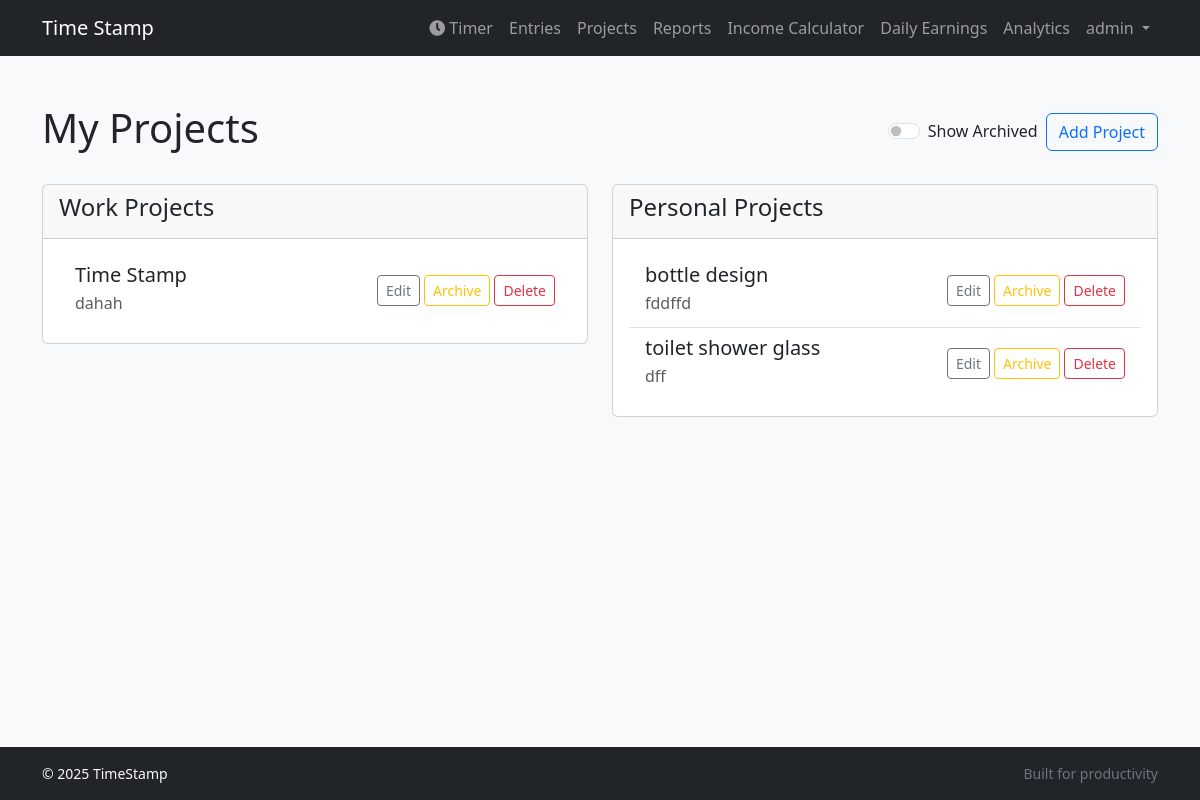
The app's page /projects/ (signed in), older data.
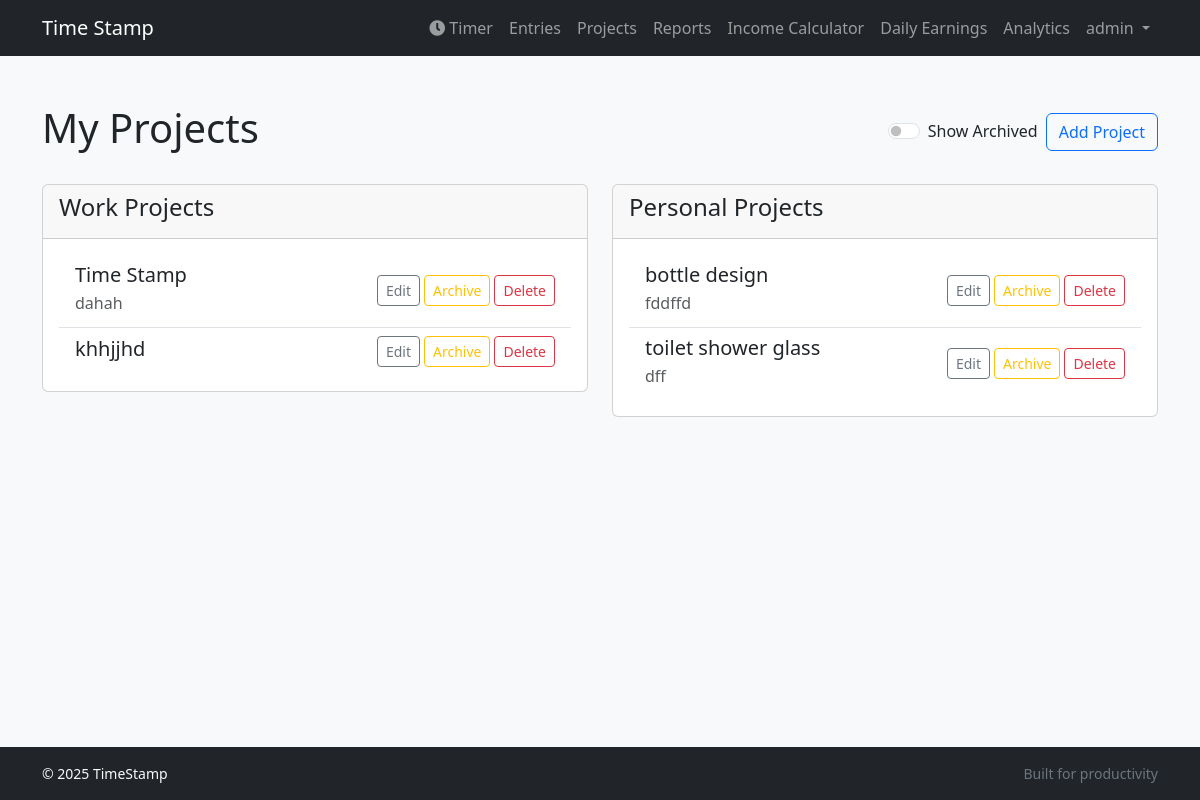
The same page, newer data.
### tracker/models.py (models this page shows, shortened)
class Project(models.Model):
    user = models.ForeignKey(settings.AUTH_USER_MODEL, on_delete=models.CASCADE)
    name = models.CharField(max_length=200)
    description = models.TextField(blank=True)
    category = models.CharField(max_length=10, choices=CATEGORY_CHOICES, default='work')
    is_archived = models.BooleanField(default=False)
    hourly_rate = models.DecimalField(max_digits=8, decimal_places=2, default=0.00)

### tracker/views.py (the view)
# urls.py: path('projects/', views.ProjectListView.as_view(), name='project_list'),
class ProjectListView(LoginRequiredMixin, ListView):
    model = Project
    template_name = 'tracker/project_list.html'
    context_object_name = 'projects'
    def get_queryset(self):
        queryset = super().get_queryset().filter(user=self.request.user)
        if not self.request.GET.get('show_archived'):
            queryset = queryset.filter(is_archived=False)
        return queryset
    def get_context_data(self, **kwargs):
        context = super().get_context_data(**kwargs)
        all_projects = context['projects']
        context['work_projects'] = all_projects.filter(category='work')
        context['personal_projects'] = all_projects.filter(category='personal')
        context['show_archived'] = self.request.GET.get('show_archived', False)
        return context

### templates/tracker/project_list.html (shortened to what the changed rows need)
{% extends "base.html" %}
{% block content %}
<div class="d-flex justify-content-between align-items-center mb-4">
    <h1>My Projects</h1>
</div>
<div class="row d-none d-md-flex">
    <div class="col-md-6">
        <div class="card">
            <div class="card-body">
                {% if work_projects %}
                <ul class="list-group list-group-flush">
                    {% for project in work_projects %}
                    <li class="list-group-item {% if project.is_archived %}bg-light text-muted{% endif %}">
                        <div class="d-flex justify-content-between align-items-center">
                            <div class="flex-grow-1">
                                <h5 class="mb-1">{{ project.name }}</h5>
                                <p class="mb-1 text-muted">{{ project.description|truncatewords:20 }}</p>
                            </div>
                            <div class="d-flex align-items-center gap-1 ms-2">
                                <a href="{% url 'tracker:project_update' project.pk %}" class="btn btn-sm btn-outline-secondary">Edit</a>
                                {% if project.is_archived %}
                                <a href="{% url 'tracker:project_unarchive_confirm' project.pk %}" class="btn btn-sm btn-outline-success">Unarchive</a>
                                {% else %}
                                <a href="{% url 'tracker:project_archive_confirm' project.pk %}" class="btn btn-sm btn-outline-warning">Archive</a>
                                {% endif %}
                                <a href="{% url 'tracker:project_delete' project.pk %}" class="btn btn-sm btn-outline-danger">Delete</a>
                            </div>
                        </div>
                    </li>
                    {% endfor %}
                </ul>
                {% else %}
                <p class="text-center text-muted">No work projects found.</p>
                {% endif %}
            </div>
        </div>
    </div>
    <div class="col-md-6">
        <div class="card">
            <div class="card-body">
                {% if personal_projects %}
                <ul class="list-group list-group-flush">
                    {% for project in personal_projects %}
                    <li class="list-group-item {% if project.is_archived %}bg-light text-muted{% endif %}">
                        <div class="d-flex justify-content-between align-items-center">
                            <div class="flex-grow-1">
                                <h5 class="mb-1">{{ project.name }}</h5>
                                <p class="mb-1 text-muted">{{ project.description|truncatewords:20 }}</p>
                            </div>
                            <div class="d-flex align-items-center gap-1 ms-2">
                                <a href="{% url 'tracker:project_update' project.pk %}" class="btn btn-sm btn-outline-secondary">Edit</a>
                                {% if project.is_archived %}
                                <a href="{% url 'tracker:project_unarchive_confirm' project.pk %}" class="btn btn-sm btn-outline-success">Unarchive</a>
                                {% else %}
                                <a href="{% url 'tracker:project_archive_confirm' project.pk %}" class="btn btn-sm btn-outline-warning">Archive</a>
                                {% endif %}
                                <a href="{% url 'tracker:project_delete' project.pk %}" class="btn btn-sm btn-outline-danger">Delete</a>
                            </div>
                        </div>
                    </li>
                    {% endfor %}
                </ul>
                {% else %}
                <p class="text-center text-muted">No personal projects found.</p>
                {% endif %}
            </div>
        </div>
    </div>
</div>
{% endblock %}

Row changes from the older to the newer data that the page shows:
added Project: name "khhjjhd", is_archived "Archive", shown under "Work Projects"
